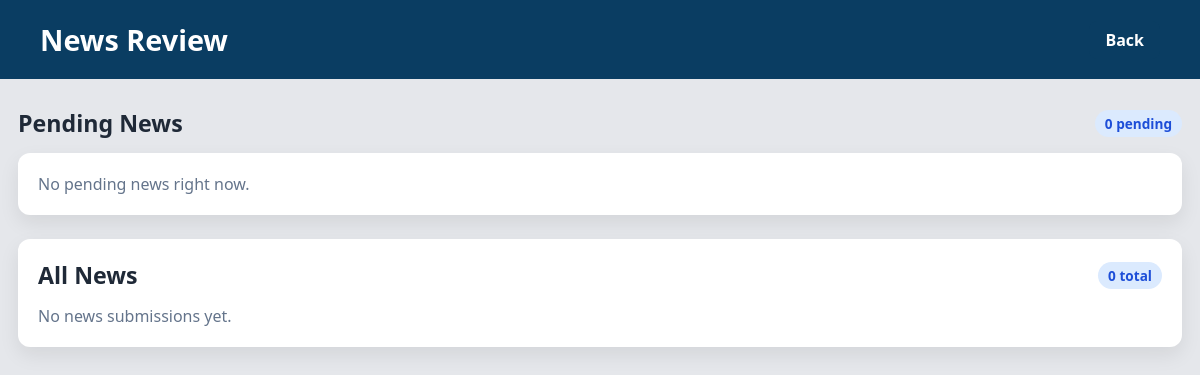
Page /admin_review.php (signed in) on the earlier database version.
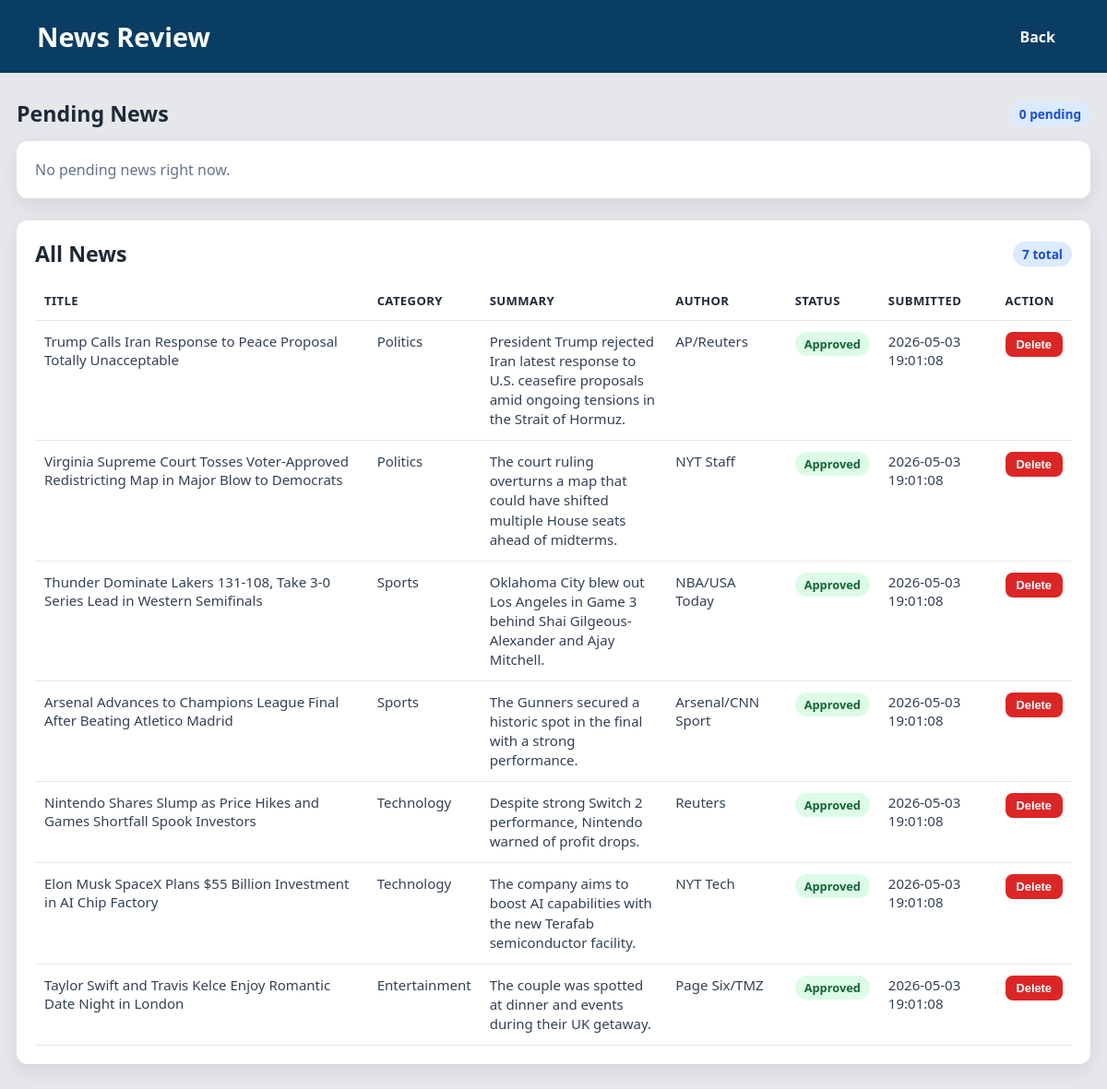
Same page on the later database version.
### tables this page shows
CREATE TABLE IF NOT EXISTS news_posts (
    id INT AUTO_INCREMENT PRIMARY KEY,
    title VARCHAR(200) NOT NULL,
    summary TEXT,
    category_id INT,
    category VARCHAR(50),
    media_path VARCHAR(255),
    media_type ENUM('image','video') NULL,
    author_name VARCHAR(120),
    created_by INT NULL,
    status ENUM('pending','approved','rejected') NOT NULL DEFAULT 'pending',
    created_at TIMESTAMP NOT NULL DEFAULT CURRENT_TIMESTAMP,
    CONSTRAINT fk_news_created_by
        FOREIGN KEY (created_by) REFERENCES users(id)
        ON DELETE SET NULL,
    CONSTRAINT fk_news_category
        FOREIGN KEY (category_id) REFERENCES categories(id)
        ON DELETE SET NULL
);

### admin_review.php (the view, shortened to what this page needs)
<?php
require 'db.php';
$pendingItems = [];
$allItems = [];
$stmt = $conn->prepare(
    "SELECT n.id, n.title, n.summary, n.category, n.media_path, n.media_type, n.author_name, n.created_at, n.status,
            u.username AS editor_username
     FROM news_posts n
     LEFT JOIN users u ON n.created_by = u.id
     ORDER BY n.created_at DESC"
);
if ($stmt) {
    $stmt->execute();
    $result = $stmt->get_result();
    while ($row = $result->fetch_assoc()) {
        $allItems[] = $row;
    }
}
?>
<!DOCTYPE html>
<html lang="en">
<head>
    <link rel="stylesheet" href="style.css">
</head>
<body>
    <header>
        <h1>News Review</h1>
        <div class="logout">
            <a href="admin_dashboard.php">Back</a>
        </div>
    </header>
    <main class="review-main">
        <div class="review-topbar">
            <h2>Pending News</h2>
            <span class="review-count"><?php echo count($pendingItems); ?> pending</span>
        </div>
        <section class="review-list">
            <?php if (!$pendingItems) : ?>
                <p class="empty-state">No pending news right now.</p>
            <?php endif; ?>
        </section>
        <section class="review-list review-list--spaced">
            <div class="review-topbar">
                <h2>All News</h2>
                <span class="review-count"><?php echo count($allItems); ?> total</span>
            </div>
            <?php if (!$allItems) : ?>
                <p class="empty-state">No news submissions yet.</p>
            <?php else : ?>
                <div class="review-table-wrap">
                    <table class="review-table">
                        <thead>
                            <tr>
                                <th>Title</th>
                                <th>Category</th>
                                <th>Summary</th>
                                <th>Author</th>
                                <th>Status</th>
                                <th>Submitted</th>
                                <th>Action</th>
                            </tr>
                        </thead>
                        <tbody>
                            <?php foreach ($allItems as $item) : ?>
                                <tr>
                                    <td><?php echo htmlspecialchars($item['title'], ENT_QUOTES, 'UTF-8'); ?></td>
                                    <td><?php echo htmlspecialchars($item['category'], ENT_QUOTES, 'UTF-8'); ?></td>
                                    <td class="review-summary">
                                        <?php echo htmlspecialchars($item['summary'] ?? 'No summary provided.', ENT_QUOTES, 'UTF-8'); ?>
                                    </td>
                                    <td>
                                        <?php
                                        $author = $item['author_name'] ?: ($item['editor_username'] ?? 'Unknown');
                                        echo htmlspecialchars($author, ENT_QUOTES, 'UTF-8');
                                        ?>
                                    </td>
                                    <td>
                                        <?php
                                        $status = $item['status'] ?? 'pending';
                                        $statusClass = 'status-badge status-badge--' . $status;
                                        ?>
                                        <span class="<?php echo htmlspecialchars($statusClass, ENT_QUOTES, 'UTF-8'); ?>">
                                            <?php echo htmlspecialchars(ucfirst($status), ENT_QUOTES, 'UTF-8'); ?>
                                        </span>
                                    </td>
                                    <td><?php echo htmlspecialchars($item['created_at'], ENT_QUOTES, 'UTF-8'); ?></td>
                                    <td>
                                        <form method="POST" onsubmit="return confirm('⚠️ WARNING: Are you sure you want to permanently delete this news post?');" style="display:inline;">
                                            <button type="submit" name="action" value="delete" class="btn-reject" style="border:none; border-radius:8px; padding:6px 12px; color:#fff; font-weight:600; font-size:0.8rem; cursor:pointer; background:#dc2626; transition:background 0.2s;">Delete</button>
                                        </form>
                                    </td>
                                </tr>
                            <?php endforeach; ?>
                        </tbody>
                    </table>
                </div>
            <?php endif; ?>
        </section>
    </main>
</body>
</html>

### style.css (style rules this page uses)
body { font-family: 'Segoe UI', Tahoma, Geneva, Verdana, sans-serif; background: #e5e7eb; margin: 0; }
header { background-color: #0a3d62; color: #fff; padding: 20px 40px; display: flex; justify-content: space-between; align-items: center; }
header h1 { margin: 0; font-size: 1.8rem; }
header .logout a { color: #fff; background-color: #0a3d62; padding: 8px 16px; border-radius: 8px; text-decoration: none; font-weight: 600; transition: background 0.3s; }
.empty-state { margin: 0; color: #64748b; }
.review-main { max-width: 1200px; margin: 28px auto; padding: 0 18px 30px; }
.review-topbar { display: flex; justify-content: space-between; align-items: center; margin-bottom: 14px; }
.review-topbar h2 { margin: 0; color: #1f2937; font-size: 1.45rem; }
.review-count { background: #dbeafe; color: #1d4ed8; padding: 4px 10px; border-radius: 999px; font-size: 0.85rem; font-weight: 600; }
.review-list { background: #fff; border-radius: 12px; box-shadow: 0 8px 20px rgba(0,0,0,0.08); padding: 20px; }
.review-list--spaced { margin-top: 24px; }
.review-table-wrap { overflow-x: auto; }
.review-table { width: 100%; border-collapse: collapse; font-size: 0.94rem; }
.review-table th, .review-table td { text-align: left; vertical-align: top; padding: 12px 10px; border-bottom: 1px solid #e5e7eb; color: #334155; }
.review-table th { color: #1f2937; font-size: 0.82rem; text-transform: uppercase; letter-spacing: 0.03em; }
.review-summary { max-width: 280px; line-height: 1.4; }
.btn-reject { background: #dc2626; }
.status-badge { display: inline-block; border-radius: 999px; padding: 4px 10px; font-size: 0.8rem; font-weight: 600; }
.status-badge--approved { background: #dcfce7; color: #166534; }

Differences in the rows shown:
added news_posts: title "Trump Calls Iran Response to Peace Proposal Totally Unacceptable", category "Politics", summary "President Trump rejected Iran latest response to U.S. ceasefire proposals amid ongoing tensions in the Strait of Hormuz.", author_name "AP/Reuters", status "Approved", created_at "2026-05-03 19:01:08"
added news_posts: title "Virginia Supreme Court Tosses Voter-Approved Redistricting Map in Major Blow to Democrats", category "Politics", summary "The court ruling overturns a map that could have shifted multiple House seats ahead of midterms.", author_name "NYT Staff", status "Approved", created_at "2026-05-03 19:01:08"
added news_posts: title "Thunder Dominate Lakers 131-108, Take 3-0 Series Lead in Western Semifinals", category "Sports", summary "Oklahoma City blew out Los Angeles in Game 3 behind Shai Gilgeous-Alexander and Ajay Mitchell.", author_name "NBA/USA Today", status "Approved", created_at "2026-05-03 19:01:08"
added news_posts: title "Arsenal Advances to Champions League Final After Beating Atletico Madrid", category "Sports", summary "The Gunners secured a historic spot in the final with a strong performance.", author_name "Arsenal/CNN Sport", status "Approved", created_at "2026-05-03 19:01:08"
added news_posts: title "Nintendo Shares Slump as Price Hikes and Games Shortfall Spook Investors", category "Technology", summary "Despite strong Switch 2 performance, Nintendo warned of profit drops.", author_name "Reuters", status "Approved", created_at "2026-05-03 19:01:08"
added news_posts: title "Elon Musk SpaceX Plans $55 Billion Investment in AI Chip Factory", category "Technology", summary "The company aims to boost AI capabilities with the new Terafab semiconductor facility.", author_name "NYT Tech", status "Approved", created_at "2026-05-03 19:01:08"
added news_posts: title "Taylor Swift and Travis Kelce Enjoy Romantic Date Night in London", category "Entertainment", summary "The couple was spotted at dinner and events during their UK getaway.", author_name "Page Six/TMZ", status "Approved", created_at "2026-05-03 19:01:08"
Other differences:
count($allItems): "0" → "7"
text no longer shown: "No news submissions yet."
text now shown: "TITLE CATEGORY SUMMARY AUTHOR STATUS SUBMITTED ACTION"
